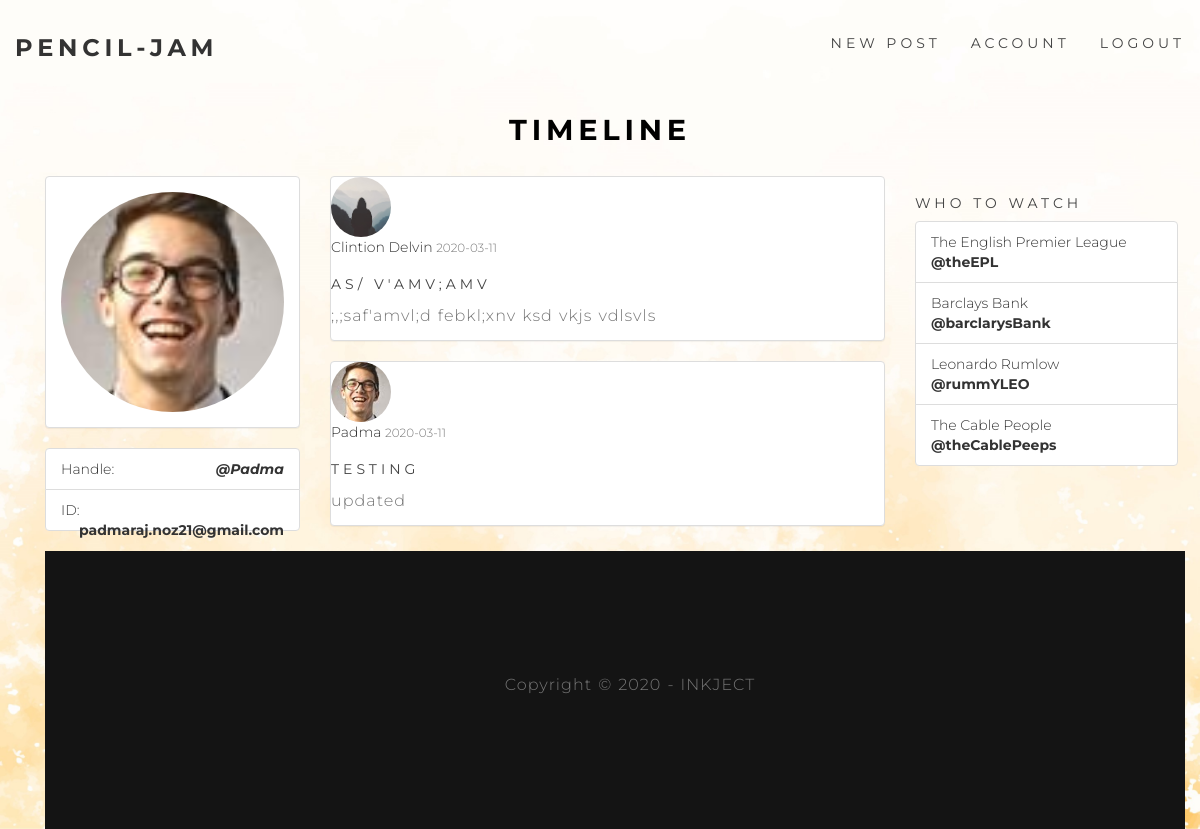
Screenshot of /home (signed in) with the database file from the repository.
### flaskblog/models.py (models this page shows, shortened)
class User(db.Model, UserMixin):
    id = db.Column(db.Integer, primary_key=True)
    username = db.Column(db.String(20), unique=True, nullable=False)
    email = db.Column(db.String(120), unique=True, nullable=False)
    image_file = db.Column(db.String(20), nullable=False, default='default.jpg')
    password = db.Column(db.String(60), nullable=False)
    posts = db.relationship('Post', backref='author', lazy=True)

class Post(db.Model):
    id = db.Column(db.Integer, primary_key=True)
    title = db.Column(db.String(100), nullable=False)
    date_posted = db.Column(db.DateTime, nullable=False, default=datetime.utcnow)
    content = db.Column(db.Text, nullable=False)
    user_id = db.Column(db.Integer, db.ForeignKey('user.id'), nullable=False)

### flaskblog/routes.py (the view)
@app.route("/home")
@login_required
def home():
    page = request.args.get('page', 1, type=int)
    posts = Post.query.order_by(Post.date_posted.desc()).paginate(page=page, per_page=5)
    image_file = url_for('static', filename='profile_pics/' + current_user.image_file)
    return render_template('home.html', posts=posts,image_file=image_file)

### flaskblog/models.py (called while the page is built)
@login_manager.user_loader
def load_user(user_id):
    return User.query.get(int(user_id))

### flaskblog/templates/home.html (shortened to what this page needs)
{% extends "layout.html" %}
{% block content %}
    {% for post in posts.items %}
    <div class="panel panel-default">
        <article class="media content-section">
          <img class="img-circle" style="width: 60px; height: 60px;" src="{{ url_for('static', filename='profile_pics/' + post.author.image_file) }}">
          <div class="media-body">
            <div class="article-metadata">
              <a class="mr-2" href="{{ url_for('user_posts', username=post.author.username) }}">{{ post.author.username }}</a>
              <small class="text-muted">{{ post.date_posted.strftime('%Y-%m-%d') }}</small>
            </div>
            <h3><a class="article-title" href="{{ url_for('post', post_id=post.id) }}">{{ post.title }}</a></h3>
            <p class="article-content">{{ post.content }}</p>
          </div>
          </div>
    {% endfor %}
{% endblock content %}

### flaskblog/templates/layout.html (shortened to what this page needs)
<!DOCTYPE html>
<html lang="en">
<head>
	<link rel="stylesheet" href="{{ url_for('static', filename='bootstrap.min.css')}}">
	<link rel="stylesheet" href="{{ url_for('static', filename='animate.min.css')}}">
	<link rel="stylesheet" href="{{ url_for('static', filename='ionicons.min.css')}}">
	<link rel="stylesheet" href="{{ url_for('static', filename='main.css')}}">
</head>
<body>
  <div class="navbar">
    <div class="container">
      <div class="row">
        <div class="brand">
          <a href="{{ url_for('home') }}">PENCIL-JAM</a>
        </div>
        <div class="menu-container">
          <ul class="nav navbar-nav navbar-right">
              {% if current_user.is_authenticated %}
              <li><a class="nav-item nav-link" href="{{ url_for('new_post') }}"><h3>New Post</h3></a></li>
              <li><a class="nav-item nav-link" href="{{ url_for('account') }}"><h3>Account</h3></a></li>
              <li><a class="nav-item nav-link" href="{{ url_for('logout') }}"><h3>Logout</h3></a></li>
              {% else %}
                <li><a class="nav-item nav-link" href="{{ url_for('login') }}"><h3>Login<h3></a></li>
                <li><a class="nav-item nav-link" href="{{ url_for('register') }}"><h3>SIGN UP<h3></a></li>
              {% endif %}
        </div>
      </div>
    </div>
  </div>
  <div class="row">
    {% if current_user.is_authenticated %}
			<div class="col-lg-12">
				<h1 class="text-center bold">Timeline</h1>
        <br>
			</div>
    {% endif %}
    <div class="container">
      <div class="col-md-3">
        {% if current_user.is_authenticated %}
          <div class="panel panel-default">
						<div class="panel-body">
							<div class="row pad">
								<div class="col-lg-12">
									<img src="{{ image_file }}" class="img-responsive img-circle center-block" alt="Image" style="height: 220px;" />
								</div>
							</div>
						</div>
          </div>
						<ul class="list-group">
							<li class="list-group-item">
								 Handle:
								<strong class="pull-right"><em>@{{ current_user.username }}</em></strong>
							</li>
							<li class="list-group-item">
								 ID:
								<strong class="pull-right">{{ current_user.email }}</strong>
							</li>
						</ul>
        {% endif %}
      </div>
      <main role="main" class="container">
      <div class="row">
        <div class="col-md-6">
          {% block content %}{% endblock %}
        </div>
		{% if current_user.is_authenticated %}
        <div class="col-md-3">
          <div class="content-section">
            <h3>Who To Watch</h3>
                <ul class="list-group">
							    <li class="list-group-item">
								  The English Premier League
								    <div>
									    <strong>@theEPL</strong>
								    </div>
							    </li>
							    <li class="list-group-item">
								  Barclays Bank
								    <div>
									    <strong>@barclarysBank</strong>
								    </div>
							    </li>
							    <li class="list-group-item">
								  Leonardo Rumlow
								  <div>
									  <strong>@rummYLEO</strong>
								  </div>
							    </li>
							    <li class="list-group-item">
								  The Cable People
								    <div>
									    <strong>@theCablePeeps</strong>
								    </div>
							    </li>
						    </ul>
          </div>
        </div>
		{% endif %}
  </div>
<footer>
	<div class="container">
		<div class="row">
			<div class="col-md-12 col-sm-12">
				<p class="wow fadeInUp"  data-wow-delay="0.3s">Copyright © 2020 - INKJECT</p>
			</div>
		</div>
	</div>
</footer>
</body>
</html>

### flaskblog/static/main.css (style rules this page uses)
body { background-image: url(../static/images/68.jpg); background-size: cover; background-attachment: fixed; font-family: 'Montserrat', sans-serif; font-style: normal; font-weight: 300; position: relative; }
html,body { width: 100%; overflow-x: hidden; }
html { font-size: 100%; }
h1,h2,h3,h4 { font-weight: 400; letter-spacing: 0.3rem; text-transform: uppercase; }
h1 { color: #000; font-size: 1.8rem; font-weight: 700; }
h3 { color: #444; font-size: 14px; letter-spacing: 4px; }
p { color: #777; font-size: 16px; line-height: 28px; word-spacing: 1px; letter-spacing: 1px; }
a { outline: none; text-decoration: none; }
a, a:hover, a:focus { color: inherit; text-decoration: none; outline: 0; -webkit-transition: all 0.25s ease-out; -moz-transition: all 0.25s ease-out; -ms-transition: all 0.25s ease-out; -o-transition: all 0.25s ease-out; transition: all 0.25s ease-out; }
img { width: 100%; max-width: 100%; }
.navbar { background: transparent; height: 94px; max-height: 94px; margin: 0; border-radius: 0; transition: all 0.3s ease; -webkit-transition: all 0.3s ease; -moz-transition: all 0.3s ease; }
.brand { float: left; padding: 30px 0 0; transition: all 0.3s ease; -webkit-transition: all 0.3s ease; -moz-transition: all 0.3s ease; text-transform: uppercase; letter-spacing: 0.3rem; }
.brand a { color: #333; font-size: 24px; font-weight: 700; opacity: 1; text-decoration: none; }
footer { background: #141414; padding-top: 120px; padding-bottom: 120px; text-align: center; }

### rows the page displays
User: username "Padma", email "padmaraj.noz21@gmail.com"
Post: image_file (placeholder picture), author.username "Clintion Delvin", date_posted "2020-03-11", title "AS/ V'AMV;AMV", content ";,;saf'amvl;d febkl;xnv ksd vkjs vdlsvls"
Post: image_file (picture), author.username "Padma", date_posted "2020-03-11", title "TESTING", content "updated"
